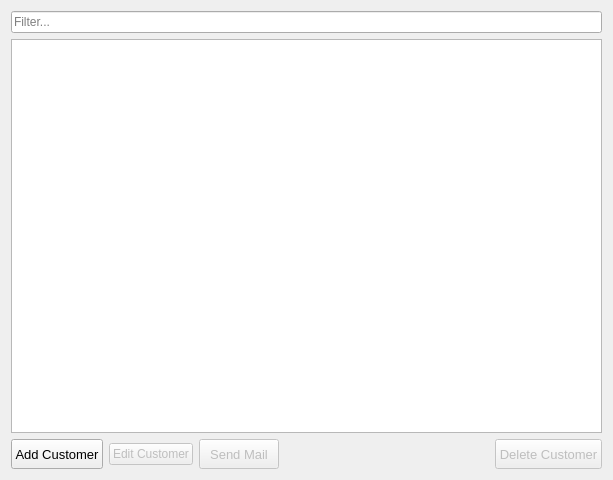
<?xml version="1.0" encoding="UTF-8"?>
<ui version="4.0">
 <class>CustomersWidget</class>
 <widget class="QWidget" name="CustomersWidget">
  <property name="geometry">
   <rect>
    <x>0</x>
    <y>0</y>
    <width>613</width>
    <height>480</height>
   </rect>
  </property>
  <property name="windowTitle">
   <string>Form</string>
  </property>
  <layout class="QVBoxLayout" name="verticalLayout">
   <item>
    <widget class="QLineEdit" name="leSearch">
     <property name="placeholderText">
      <string>Filter...</string>
     </property>
    </widget>
   </item>
   <item>
    <widget class="QTableView" name="tblData">
     <property name="selectionMode">
      <enum>QAbstractItemView::SingleSelection</enum>
     </property>
     <property name="selectionBehavior">
      <enum>QAbstractItemView::SelectRows</enum>
     </property>
     <attribute name="horizontalHeaderStretchLastSection">
      <bool>true</bool>
     </attribute>
    </widget>
   </item>
   <item>
    <layout class="QHBoxLayout" name="horizontalLayout_12">
     <item>
      <widget class="QPushButton" name="btnAddCustomer">
       <property name="enabled">
        <bool>true</bool>
       </property>
       <property name="minimumSize">
        <size>
         <width>0</width>
         <height>30</height>
        </size>
       </property>
       <property name="font">
        <font>
         <pointsize>10</pointsize>
        </font>
       </property>
       <property name="text">
        <string>Add Customer</string>
       </property>
       <property name="icon">
        <iconset>
         <normaloff>:/icon/images/plus.png</normaloff>:/icon/images/plus.png</iconset>
       </property>
      </widget>
     </item>
     <item>
      <widget class="QPushButton" name="btnEditCustomer">
       <property name="enabled">
        <bool>false</bool>
       </property>
       <property name="text">
        <string>Edit Customer</string>
       </property>
      </widget>
     </item>
     <item>
      <widget class="QPushButton" name="btnSendMail">
       <property name="enabled">
        <bool>false</bool>
       </property>
       <property name="minimumSize">
        <size>
         <width>0</width>
         <height>30</height>
        </size>
       </property>
       <property name="font">
        <font>
         <pointsize>10</pointsize>
        </font>
       </property>
       <property name="text">
        <string>Send Mail</string>
       </property>
       <property name="icon">
        <iconset>
         <normaloff>:/icon/images/mail-icon.png</normaloff>:/icon/images/mail-icon.png</iconset>
       </property>
      </widget>
     </item>
     <item>
      <spacer name="horizontalSpacer">
       <property name="orientation">
        <enum>Qt::Horizontal</enum>
       </property>
       <property name="sizeHint" stdset="0">
        <size>
         <width>40</width>
         <height>20</height>
        </size>
       </property>
      </spacer>
     </item>
     <item>
      <widget class="QPushButton" name="btnDeleteCustomer">
       <property name="enabled">
        <bool>false</bool>
       </property>
       <property name="minimumSize">
        <size>
         <width>0</width>
         <height>30</height>
        </size>
       </property>
       <property name="font">
        <font>
         <pointsize>10</pointsize>
        </font>
       </property>
       <property name="text">
        <string>Delete Customer</string>
       </property>
       <property name="icon">
        <iconset>
         <normaloff>:/icon/images/Delete-icon.png</normaloff>:/icon/images/Delete-icon.png</iconset>
       </property>
      </widget>
     </item>
    </layout>
   </item>
  </layout>
 </widget>
 <resources/>
 <connections/>
</ui>
